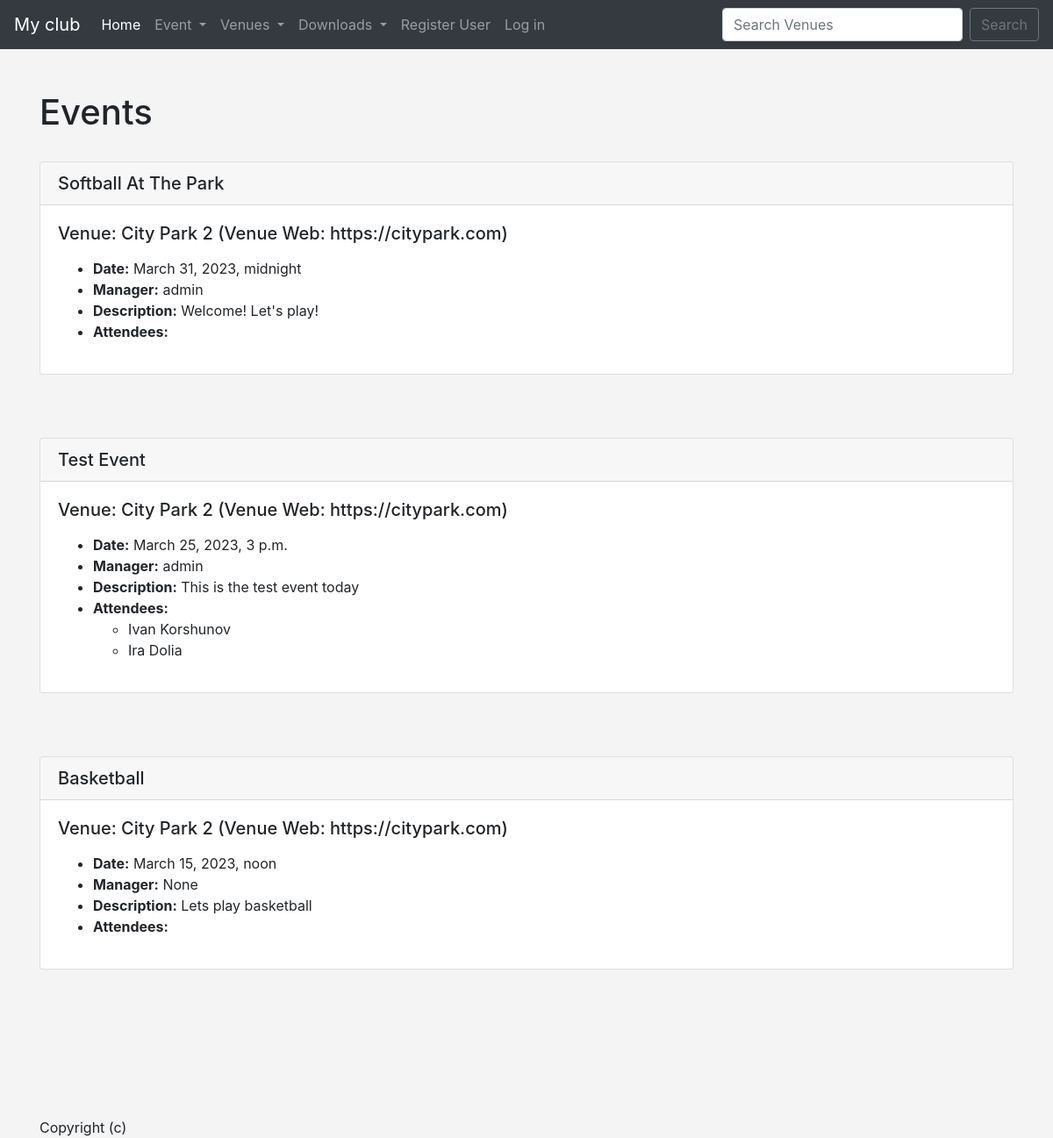
The page /events on the database as committed earlier.
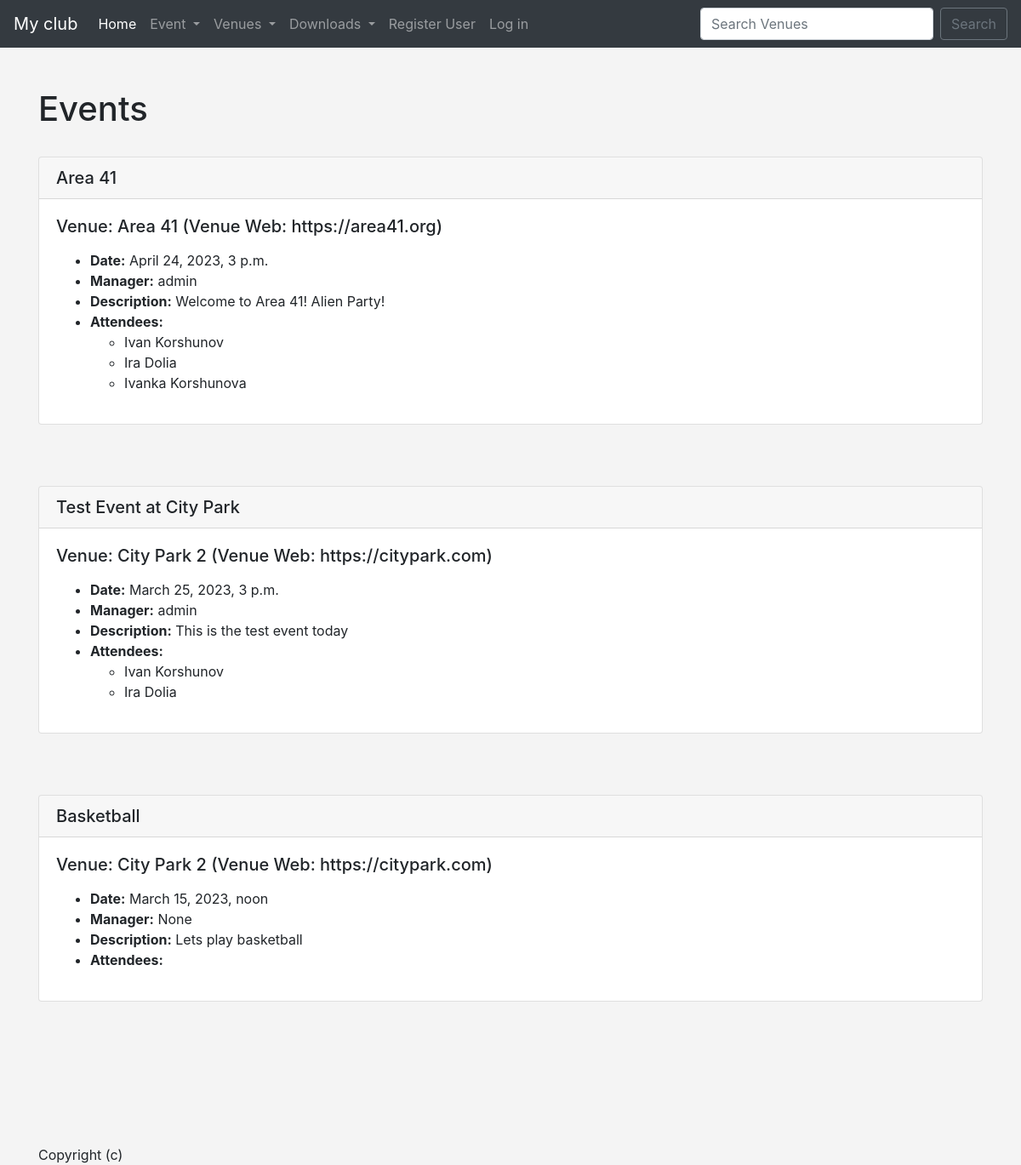
The same page on the database as committed later.
### events/models.py (models this page shows)
class Events(models.Model):
    name = models.CharField('Event Name', max_length=120)
    event_date = models.DateTimeField('Event Date')
    venue = models.ForeignKey(Venue, blank=True, null=True, on_delete=models.CASCADE)
    manager = models.ForeignKey(User, blank=True, null=True, on_delete=models.SET_NULL)
    description = models.TextField(blank=True)
    attendees = models.ManyToManyField(MyClubUser, blank=True)
    def __str__(self):
        return self.name

class Venue(models.Model):
    name = models.CharField('Venue Name', max_length=120)
    address = models.CharField(max_length=300)
    zip_code = models.CharField('Zip Code', max_length=15)
    phone = models.CharField('Contact Phone', max_length=25, blank=True)
    web = models.URLField('Website Address', blank=True)
    email_address = models.EmailField('Email address', blank=True)
    owner = models.IntegerField('Venue Owner', blank=False, default=1)  # blank=False - can't be empty
    def __str__(self):
        return self.name

class MyClubUser(models.Model):
    first_name = models.CharField('First Name', max_length=30)
    last_name = models.CharField('Last Name', max_length=30)
    email = models.EmailField('User Email')
    def __str__(self):
        return f'{self.first_name} {self.last_name}'

### events/views.py (the view)
# urls.py: path('events', views.all_events, name='list-events'),
def all_events(request):
    event_list = Events.objects.all().order_by('-event_date', 'venue')  # Name or event date in reversed order
    return render(request, 'events/event_list.html', {
        'event_list': event_list
    })

### events/templates/events/event_list.html (shortened to what this page needs)
{% extends 'events/base.html' %}
{% block content %}
    <h1>Events</h1>
        <br>
        {% for event in event_list %}
        <div class="card">
              <h5 class="card-header">{{ event }}</h5>
              <div class="card-body">
                    <h5 class="card-title">Venue: {{ event.venue }} (Venue Web: {{ event.venue.web }})</h5>
                    <p class="card-text">
                        <ul>
                            <li><strong>Date:</strong> {{ event.event_date }}
                            <li><strong>Manager:</strong> {{ event.manager }}
                            <li><strong>Description:</strong> {{ event.description }}
                            <li><strong>Attendees:</strong>
                        <ul>
                            {% for user in event.attendees.all %}
                                <li>{{ user }}
                            {% endfor %}
                        </ul>
                        </ul>
                    </p>
              </div>
        </div>
            <br><br>
            <br>
        {% endfor %}
    <br><br><br><br>
        Copyright (c) {{ current_year }}
{% endblock %}

### events/templates/events/base.html (shortened to what this page needs)
<!doctype html>
<html lang="en">
  <head>
    <link rel="stylesheet" href="https://cdn.jsdelivr.net/npm/bootstrap@4.3.1/dist/css/bootstrap.min.css">
  </head>
  <body>
  {% include 'events/navbar.html' %}
  <br><br>
  <div class="container">
    {% block content %}
    {% endblock %}
  </div>
  </body>
</html>

### events/templates/events/navbar.html (shortened to what this page needs)
<nav class="navbar navbar-expand-lg navbar-dark bg-dark">
  <a class="navbar-brand" href="#">My club</a>
  <div class="collapse navbar-collapse" id="navbarSupportedContent">
    <ul class="navbar-nav mr-auto">
      <li class="nav-item active">
        <a class="nav-link" href="{% url 'home' %}">Home <span class="sr-only">(current)</span></a>
      </li>
      <li class="nav-item dropdown">
        <a class="nav-link dropdown-toggle" href="#" id="events_dropdown" role="button" data-toggle="dropdown" aria-haspopup="true" aria-expanded="false">
          Event
        </a>
       <li class="nav-item dropdown">
        <a class="nav-link dropdown-toggle" href="#" id="venues_dropdown" role="button" data-toggle="dropdown" aria-haspopup="true" aria-expanded="false">
          Venues
        </a>
      <li class="nav-item dropdown">
        <a class="nav-link dropdown-toggle" href="#" id="navbarDropdown" role="button" data-toggle="dropdown" aria-haspopup="true" aria-expanded="false">
          Downloads
        </a>
      </li>
      {% if user.is_authenticated %}
        <li class="nav-item">
          <a class="nav-link" href="{% url 'logout' %}">Log out</a>
        </li>
      {% else %}
        <li class="nav-item">
          <a class="nav-link" href="{% url 'register-user' %}">Register User</a>
        </li>
        <li class="nav-item">
          <a class="nav-link" href="{% url 'login' %}">Log in</a>
        </li>
      {% endif %}
    </ul>
    <form class="form-inline my-2 my-lg-0" method="POST" action="{% url 'search-venues' %}">
      <input class="form-control mr-sm-2" type="search" placeholder="Search Venues" aria-label="Search" name="searched">
      <button class="btn btn-outline-secondary my-2 my-sm-0" type="submit">Search</button>
    </form>
  </div>
</nav>

### events/templates/events/base.html (style rules this page uses)
body { background: #f4f4f4; }

Rows that differ between the two databases and show on the page:
removed Events: name "Softball At The Park", venue "City Park 2", venue.web "https://citypark.com", event_date "March 31, 2023, midnight", manager "admin", description "Welcome! Let's play!"
added Events: name "Area 41", venue "Area 41", venue.web "https://area41.org", event_date "April 24, 2023, 3 p.m.", manager "admin", description "Welcome to Area 41! Alien Party!", MyClubUser (first_name+last_name "Ivan Korshunov"), MyClubUser (first_name+last_name "Ira Dolia")
now on this page (row unchanged): MyClubUser: first_name+last_name "Ivanka Korshunova", shown under "Area 41"
changed Events "This is the test event today": name "Test Event" → "Test Event at City Park"
